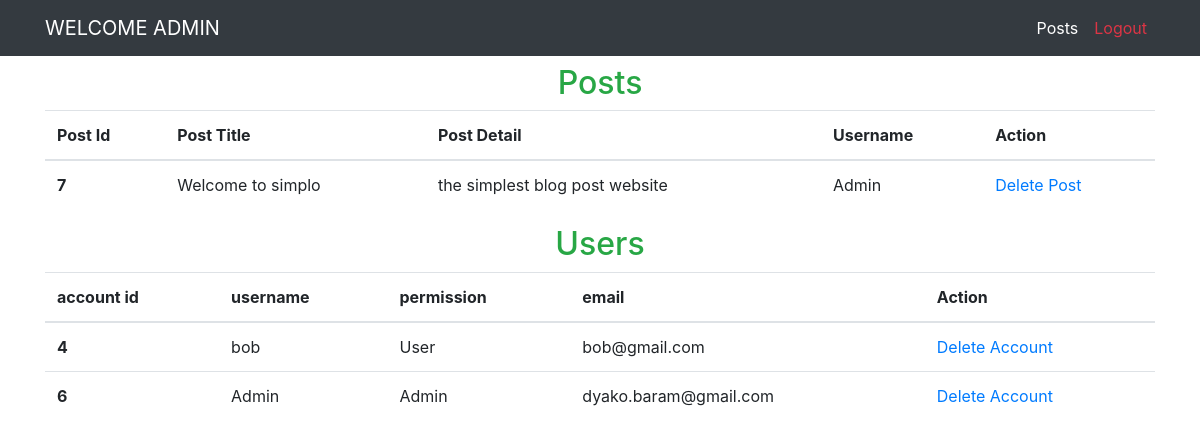
The app's page /CMS/index.php (signed in) with its own data.
### tables this page shows
CREATE TABLE `posts` (
  `UserId` int(50) NOT NULL,
  `PostId` int(100) NOT NULL,
  `PostTitle` varchar(50) NOT NULL,
  `PostDetail` text NOT NULL
);

CREATE TABLE `accounts` (
  `AccountId` int(11) NOT NULL,
  `Username` varchar(50) NOT NULL,
  `Permission` tinyint(1) NOT NULL DEFAULT 0,
  `Password` varchar(255) NOT NULL,
  `email` varchar(50) NOT NULL
);

### CMS/index.php (the view, shortened to what this page needs)
<?php
session_start(); require "../Models/database.php";
?>
<!DOCTYPE html>
<html lang="en">
<head>
    <link rel="stylesheet" href="https://stackpath.bootstrapcdn.com/bootstrap/4.5.0/css/bootstrap.min.css">
</head>
<body>
<nav class="navbar navbar-expand-lg navbar-dark bg-dark">
    <div class="container">
      <a class="navbar-brand text-uppercase" href="#">Welcome <?php echo $_SESSION['username'];?></a>
      <div class="collapse navbar-collapse" id="navbarResponsive">
        <ul class="navbar-nav ml-auto">
          <li class="nav-item active">
            <a class="nav-link" href="../posts/index.php">Posts
            </a>
          </li>
          <li class="nav-item">
          <a href="../index.php?logout=logout" class="nav-link text-danger">Logout</a>
          </li>
        </ul>
      </div>
    </div>
  </nav>
  <div class="container">
  <h2 class="my-2 text-center text-success">Posts</h2>
  <table class="table">
  <thead>
    <tr>
      <th scope="col text-uppercase">Post Id</th>
      <th scope="col text-uppercase">Post Title</th>
      <th scope="col text-uppercase">Post Detail</th>
      <th scope="col text-uppercase">Username</th>
      <th scope="col text-uppercase">Action</th>
    </tr>
  </thead>
  <tbody>
      <?php
        $result=mysqli_query($con,"SELECT * FROM posts INNER JOIN accounts ON posts.UserId = accounts.AccountId");
        while($row=mysqli_fetch_assoc($result)){
            $rowArr=[$row['PostTitle'],$row['PostDetail'],$row['Username'],$row['PostId']];
            echo "<tr>
      <th scope=\"row\">$rowArr[3]</th>
      <td>$rowArr[0]</td>
      <td>$rowArr[1]</td>
      <td>$rowArr[2]</td>
      <td><a href=\"index.php?del=$rowArr[3]\">Delete Post</a></td>
    </tr>";
        }
      ?>
  </tbody>
</table>
      <h2 class="my-2 text-center text-success">Users</h2>
  <table class="table">
  <thead>
    <tr>
      <th scope="col text-uppercase">account id</th>
      <th scope="col text-uppercase">username</th>
      <th scope="col text-uppercase">permission</th>
      <th scope="col text-uppercase">email</th>
      <th scope="col text-uppercase">Action</th>
    </tr>
  </thead>
  <tbody>
      <?php
        $result=mysqli_query($con,"SELECT * FROM Accounts");
        while($row=mysqli_fetch_assoc($result)){
            $rowArr=[$row['AccountId'],$row['Username'],$row['Permission'],$row['email']];
            if($rowArr[2]==0){
                $rowArr[2]="User";
            }else if($rowArr[2]==1){
                $rowArr[2]="Admin";
            }
            echo "<tr>
                <th scope=\"row\">$rowArr[0]</th>
                <td>$rowArr[1]</td>
                <td>$rowArr[2]</td>
                <td>$rowArr[3]</td>
                <td><a href=\"index.php?delu=$rowArr[0]\">Delete Account</a></td>
                </tr>";
        }
      ?>
  </tbody>
</table>
</div>
</body>
</html>

### records on screen
posts: PostId "7", PostTitle "Welcome to simplo", PostDetail "the simplest blog post website", UserId.Username "Admin"
accounts: AccountId "4", Username "bob", rowArr "User", email "bob@gmail.com"
accounts: rowArr "6", rowArr "Admin", rowArr "dyako.baram@gmail.com"

### other values on screen
$_SESSION['username'] "ADMIN"
